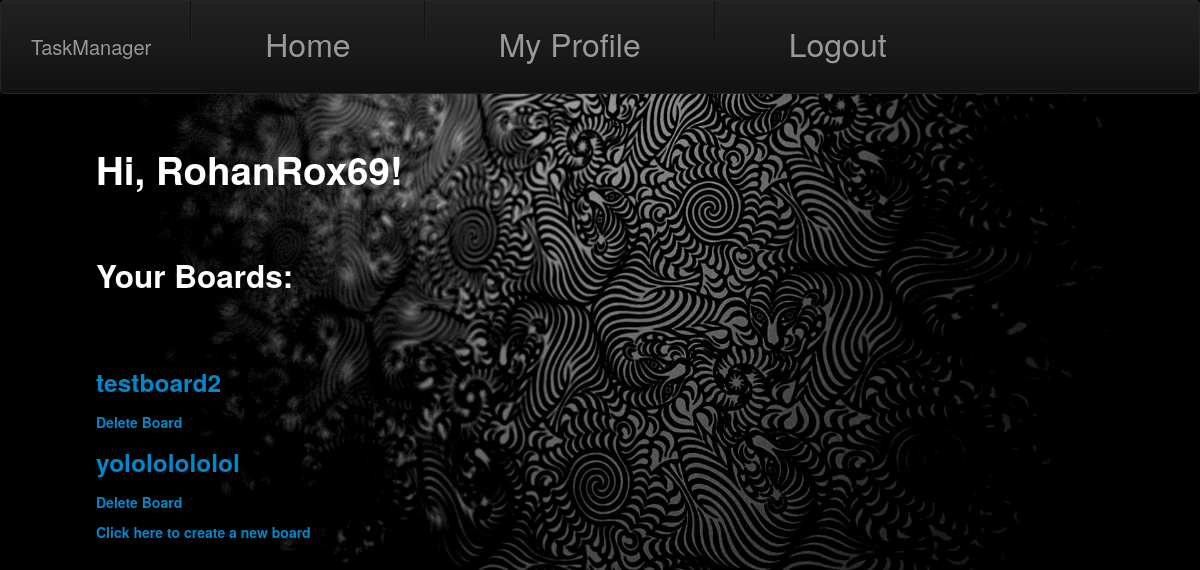
/index/ (signed in), run on an earlier commit of the app's database.
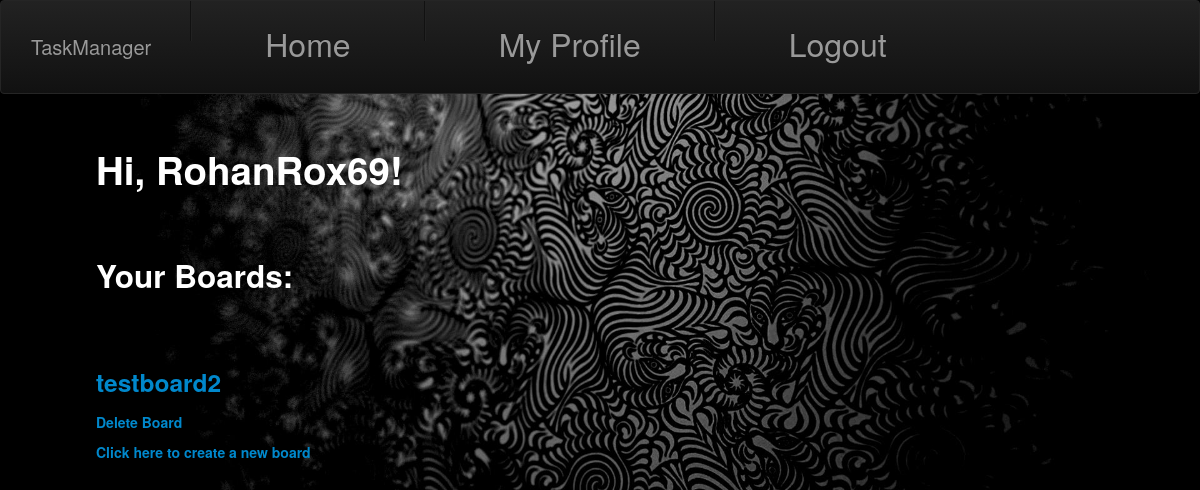
And on a later commit of the database.
### app/models.py (models this page shows, shortened)
class User(UserMixin, db.Model):
    id = db.Column(db.Integer, primary_key=True)
    name = db.Column(db.String(64), nullable=False)
    username = db.Column(db.String(64), index=True,
                         unique=True, nullable=False)
    password_hash = db.Column(db.String(128), nullable=False)
    email = db.Column(db.String(150), index=True, unique=True, nullable=False)
    about_me = db.Column(db.String(150))
    last_seen = db.Column(db.DateTime, default=datetime.utcnow)

class Board(db.Model):
    id = db.Column(db.Integer, primary_key=True)
    name = db.Column(db.String(50), nullable=False)
    lists = db.relationship('List', backref='board',
                            cascade="all,delete", lazy='dynamic')
    users = db.relationship('User', secondary=user_boards, backref='boards')

### app/routes.py (the view)
@app.route('/')
@app.route('/index/')
@login_required
def index():
    form = SearchUsers()
    return render_template('index.html', title='Home Page', form=form)

### app/models.py (called while the page is built)
@login.user_loader
def load_user(id):
    return User.query.get(int(id))

### app/routes.py (called while the page is built)
@app.before_request
def before_request():
    if current_user.is_authenticated:
        current_user.last_seen = datetime.utcnow()
        db.session.commit()

### app/templates/index.html
{% extends "base.html" %}
{% block content %}
  <h1>Hi, {{ current_user.username }}!</h1>
  <br>
  <h2>Your Boards: </h2>
  <br>
  {% for board in current_user.boards %}
  <p>
    <h3>
      <a href="{{ url_for('showboard', boardid=board.id) }}">{{board.name}}</a>
    </h3>
    <h5><a href="{{url_for('deleteboard', boardid = board.id) }}"> Delete Board </a></h5>
  </p>
  {% endfor %}
  <h5><a href="{{url_for('newboard')}}">Click here to create a new board</a></h5>
{% endblock %}

### app/templates/base.html (shortened to what this page needs)
<!DOCTYPE html>
<html lang="en">
  <head>
      <link href="{{url_for('static',filename='css/bootstrap-responsive.css')}}" rel="stylesheet">
      <link href="{{url_for('static',filename='css/bootstrap.css')}}" rel="stylesheet">
      <link href="{{url_for('static',filename='css/style.css')}}" rel="stylesheet">
  </head>
  <body>
  <div class="navbar navbar-inverse">
    <div class="navbar-inner">
      <a class="brand">TaskManager</a>
     <ul class="nav">
       <li class="divider-vertical"></li>
        <li >
          <a href="{{url_for('index')}}">Home</a>
        </li>
        <li class="divider-vertical"></li>
          {% if current_user.is_anonymous %}
        <li>
          <a href="{{url_for('login')}}">Login</a>
        </li>
          {% else %}
        <li>
          <a href="{{ url_for('user', username=current_user.username) }}">My Profile</a>
        </li>
        <li class="divider-vertical"></li>
        <li>
          <a href="{{ url_for('logout')}}">Logout</a>
        </li>
          {% endif %}
     </ul>
  </div>
  <div class="content">
    <br>
    {% block content %}{% endblock %}
  </div>
  </body>
</html>

### app/static/css/style.css (style rules this page uses)
html { margin:0; padding:0; }
body { margin: 0; padding: 0; width:100vw; height:auto; background-image:url('../img/bg.jpg'); background-size: cover; }
.content { padding-left: 3em; }

What changed in the data, as far as the page shows it:
removed Board: name "yolololololol"
